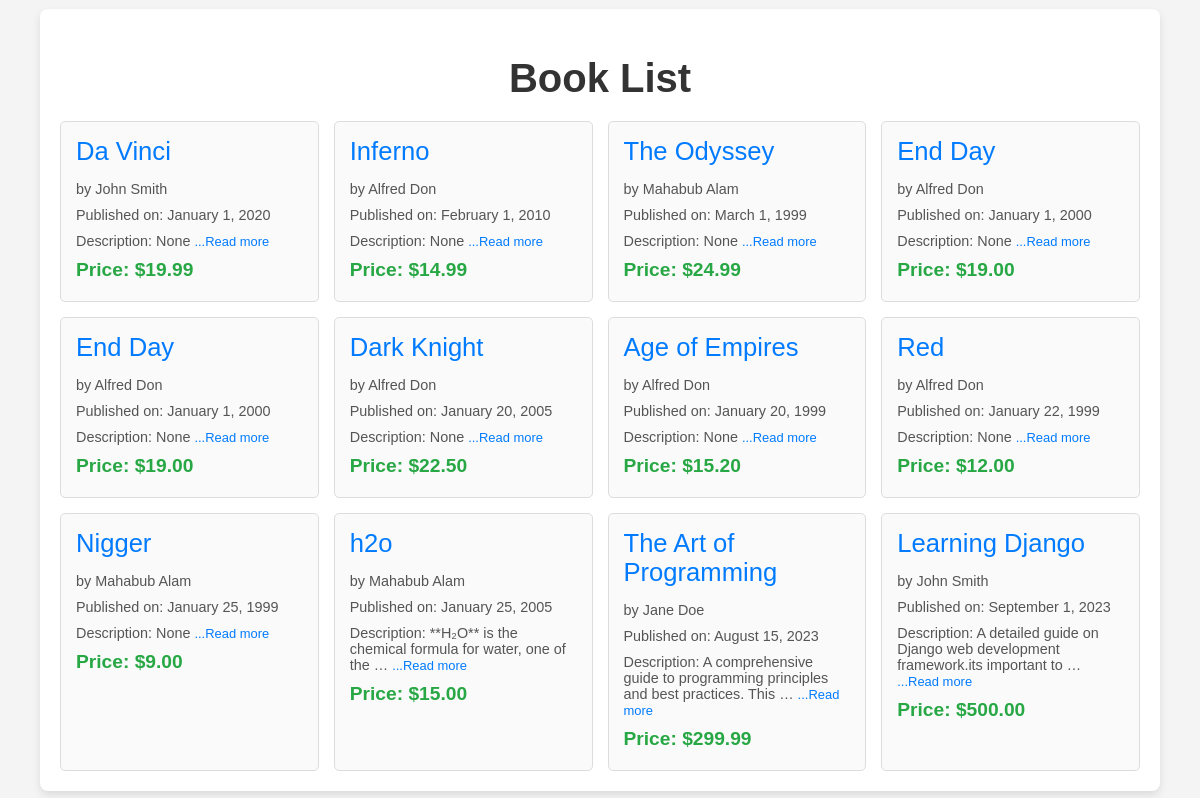
Page /books/list/ on the earlier database version.
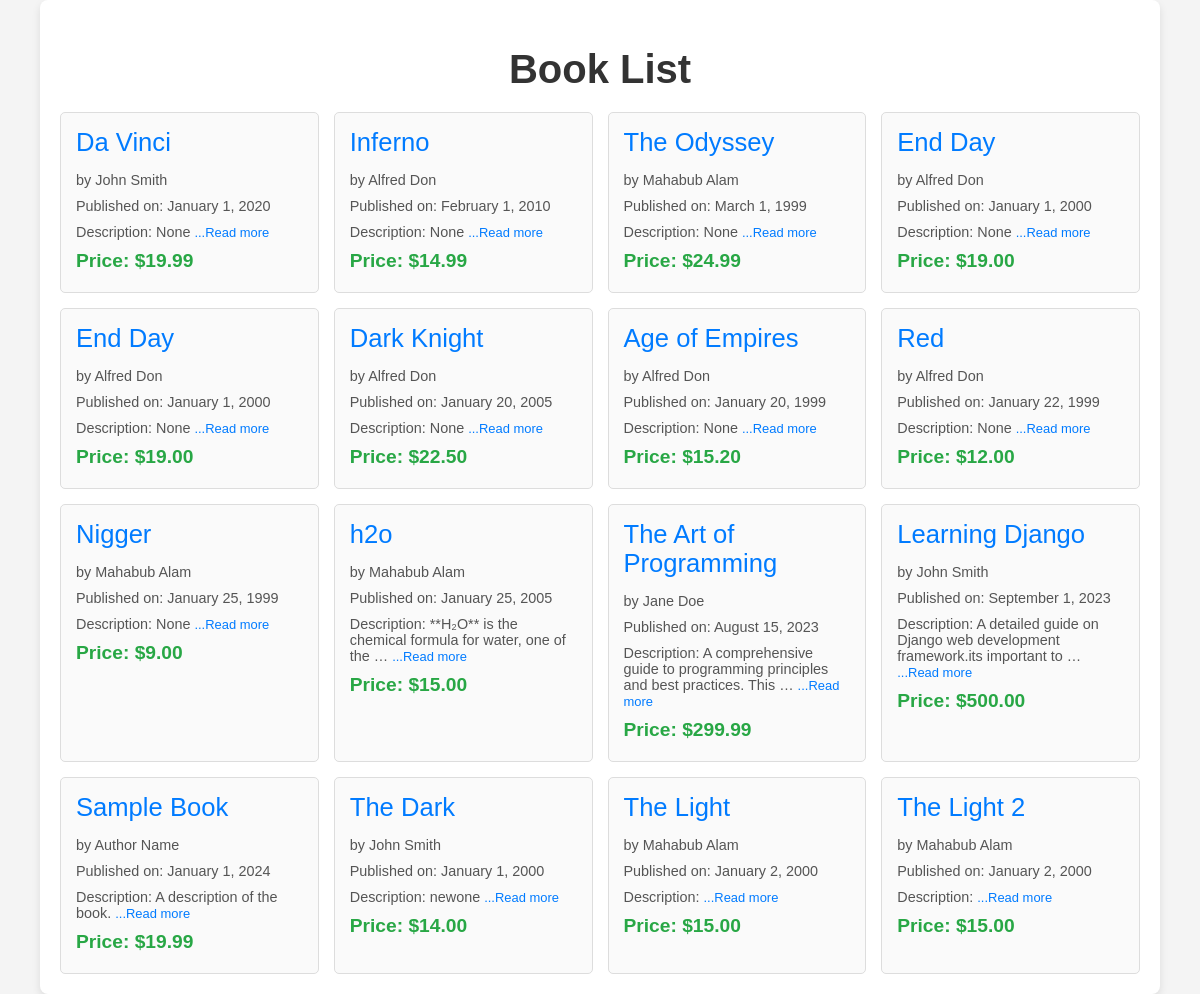
Same page on the later database version.
### books/models.py (models this page shows, shortened)
class Book(models.Model):
    title = models.CharField(max_length=200)
    description = models.TextField(null=True, blank=True)
    publication_date = models.DateField()
    author = models.ForeignKey(Author, on_delete=models.CASCADE)
    publisher = models.ForeignKey(Publisher, on_delete=models.CASCADE, null=True)  # Link to Publisher
    price = models.DecimalField(max_digits=10, decimal_places=2, null=True)
    created_at = models.DateTimeField(auto_now_add=True)
    updated_at = models.DateTimeField(null=True, blank=True)
    class Meta:
        permissions = [
            ("can_view_books", "Can view books"),  # Custom permission
        ]

class Author(models.Model):
    name = models.CharField(max_length=100)
    birthdate = models.DateField()

### books/views.py (the view)
# urls.py: path('list/', BookListView.as_view(), name='book_list'),
class BookListView(ListView):
    model=Book
    template_name="book_list.html"
    context_object_name = "books"

### books/templates/book_list.html (shortened to what this page needs)
<!DOCTYPE html>
<html lang="en">
<head>
</head>
<body>
    <div class="container">
        <h1>Book List</h1>
        {% if books %}
            <div class="book-grid">
                {% for book in books %}
                    <div class="book-card">
                        <p class="title">{{ book.title }}</p>
                        <p class="author">by {{ book.author.name }}</p>
                        <p class="publication-date">Published on: {{ book.publication_date|date:"F j, Y" }}</p>
                        <p class="description">
                            Description:
                            <span class="description-preview">{{ book.description|truncatewords:10 }}</span>
                            <span class="read-more-btn" onclick="toggleDescription(this)">...Read more</span>
                        </p>
                        <p class="price">Price: ${{ book.price }}</p>
                    </div>
                {% endfor %}
            </div>
        {% else %}
            <p class="no-books">No books available at this moment.</p>
        {% endif %}
    </div>
</body>
</html>

### books/templates/book_list.html (style rules this page uses)
body { font-family: Arial, sans-serif; background-color: #f4f4f4; margin: 0; padding: 0; display: flex; justify-content: center; align-items: center; flex-direction: column; min-height: 100vh; }
.container { width: 90%; max-width: 1200px; background-color: #fff; border-radius: 8px; box-shadow: 0 4px 8px rgba(0, 0, 0, 0.1); padding: 20px; animation: fadeIn 1s ease-in-out; }
h1 { text-align: center; color: #333; font-size: 2.5em; margin-bottom: 20px; animation: slideDown 0.8s ease-out; }
.book-grid { display: grid; grid-template-columns: repeat(auto-fill, minmax(250px, 1fr)); gap: 15px; }
.book-card { display: flex; flex-direction: column; border: 1px solid #ddd; border-radius: 5px; padding: 15px; background-color: #fafafa; transition: transform 0.3s, box-shadow 0.3s; animation: slideIn 0.5s ease-out; }
.title { font-size: 1.6em; color: #007BFF; margin: 0 0 10px 0; }
.author, .publication-date, .description, .price { color: #555; font-size: 0.9em; margin: 5px 0; }
.price { font-weight: bold; color: #28a745; font-size: 1.2em; }
.read-more-btn { color: #007BFF; cursor: pointer; font-size: 0.9em; }

Differences in the rows shown:
added Book: title "Sample Book", author.name "Author Name", publication_date "January 1, 2024", description "A description of the book.", price "19.99"
added Book: title "The Dark", author.name "John Smith", publication_date "January 1, 2000", description "newone", price "14.00"
added Book: title "The Light", author.name "Mahabub Alam", publication_date "January 2, 2000", price "15.00"
added Book: title "The Light 2", author.name "Mahabub Alam", publication_date "January 2, 2000", price "15.00"
